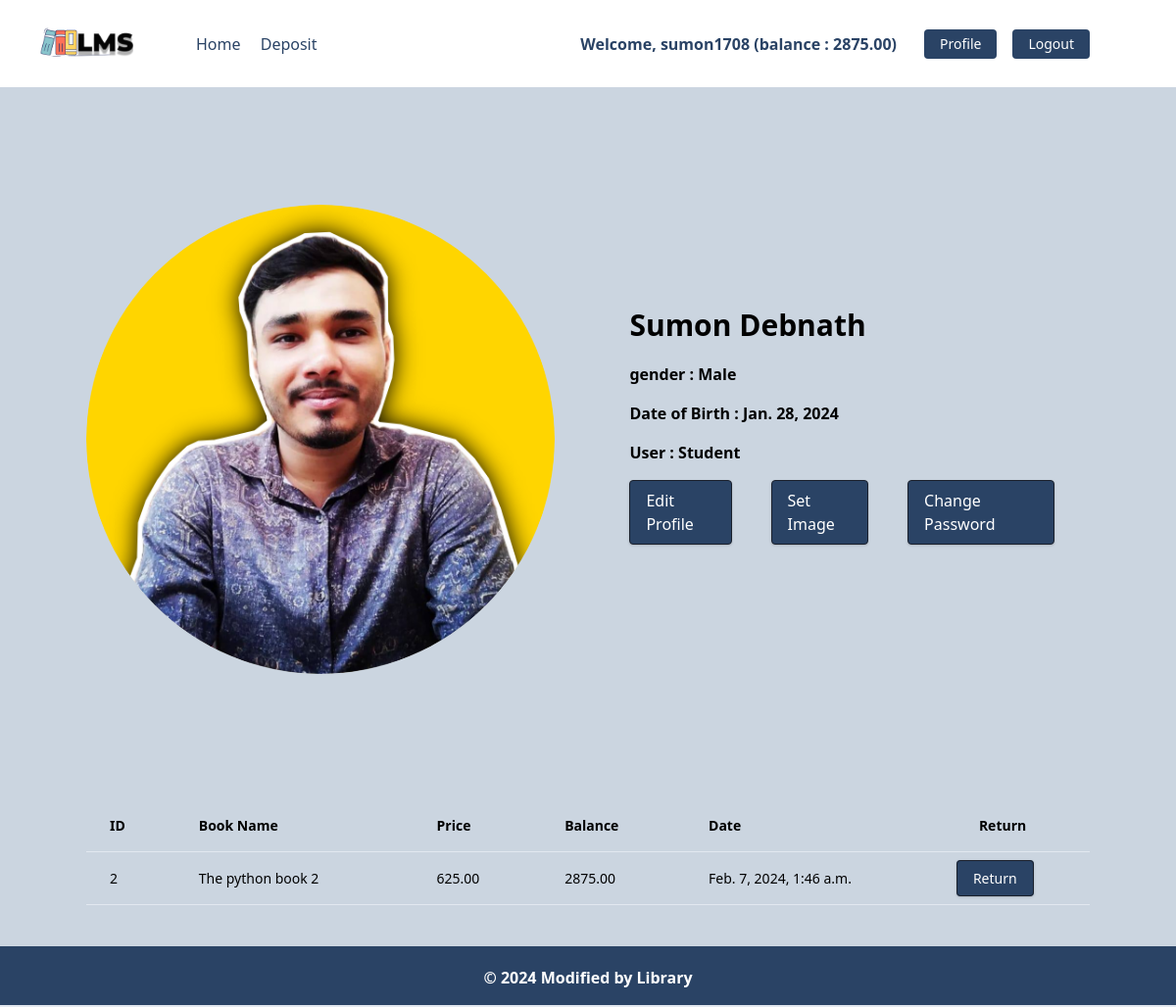
The app's page /account/profile/ (signed in) with its own data.
### accounts/models.py (models this page shows, shortened)
class UserAccount(models.Model):
    user = models.OneToOneField(User, related_name="account", on_delete=models.CASCADE)
    birth_date = models.DateField(null=True, blank=True)
    gender = models.CharField(max_length=10, choices=GENDER_TYPE)
    user_type = models.CharField(max_length=10, choices=USER_TYPE)
    initial_date = models.DateField(auto_now_add=True)
    balance = models.DecimalField(default=0, max_digits=12, decimal_places=2)
    image = models.ImageField(upload_to="accounts/media/profile/", null=True, blank=True)

### book/models.py (models this page shows, shortened)
class BorrowBooK(models.Model):
    borrowUser = models.OneToOneField(User, on_delete=models.CASCADE, null=True, blank=True)
    borrowBook = models.ForeignKey(Book, on_delete= models.CASCADE)
    borrowDate = models.DateTimeField(auto_now_add=True)

class Book(models.Model):
    user = models.ForeignKey(User, on_delete=models.CASCADE, null=True, blank=True)
    account = models.ForeignKey(UserAccount, on_delete=models.CASCADE, null=True, blank=True)
    title = models.CharField(max_length=255)
    book_image= models.ImageField(upload_to="book/media/images/", null=True, blank=True)
    description = models.TextField()
    borrowed_price = models.DecimalField(max_digits=6, decimal_places=2)
    borrowed_date = models.DateTimeField(auto_now_add=True)
    categories = models.ManyToManyField(Category)
    class Meta:
        ordering = ["borrowed_date"]

### accounts/views.py (the view)
# urls.py: path("profile/", Profile, name="profile"),
@login_required
def Profile(request):
    user = request.user.account
    book = BorrowBooK.objects.filter(borrowUser=request.user)
    return render(request, "accounts/profile.html", {"usr":user, "books":book})

### accounts/templates/accounts/profile.html
{% extends "core/base.html" %}
{% block body %}
    <div class="container mx-auto flex flex-col md:flex-row items-center my-12 md:my-24 gap-10">
        {% if usr.image %}
        <div class="w-full lg:w-1/2 lg:py-6 text-center ">
            <img class ="rounded-full" src ="{{ usr.image.url }}" alt="profile image"/>
        </div>
        {% endif %}
        <div class="flex flex-col w-full lg:w-1/2 justify-center items-start pt-12 pb-24 px-6 rounded-2xl bg-opacity-70 mx-3">
            <h2 class="font-bold text-3xl my-4">{{usr.user.first_name}} {{usr.user.last_name}}</h2>
            <h3 class="leading-normal mb-4 ms-4 font-bold">gender : {{usr.gender}}</h3>
            <h3 class="leading-normal mb-4 font-bold">Date of Birth : {{usr.birth_date}}</h3>
            <h4 class="leading-normal mb-4 font-bold">User : {{usr.user_type}}</h4>
            <div class="flex justify-start w-full gap-x-10">
                <a href="{% url 'edit_profile' %}" class="bg-blue-900 text-white rounded hover:bg-white hover:text-blue-900 hover:border-blue-900 shadow hover:shadow-lg py-2 px-4 border border-gray-900 hover:border-transparent">Edit Profile</a>
                <a href="{% url 'image' %}" class="bg-blue-900 text-white rounded hover:bg-white hover:text-blue-900 hover:border-blue-900 shadow hover:shadow-lg py-2 px-4 border border-gray-900 hover:border-transparent">Set Image</a>
                <a href="{% url 'password' %}" class="bg-blue-900 text-white rounded hover:bg-white hover:text-blue-900 hover:border-blue-900 shadow hover:shadow-lg py-2 px-4 border border-gray-900 hover:border-transparent">Change Password</a>
            </div>
        </div>
    </div>
{% if books %}
    <div class="flex flex-col mb-24">
        <div class="overflow-x-auto sm:-mx-6 lg:-mx-8">
          <div class="inline-block min-w-full py-2 sm:px-6 lg:px-8">
            <div class="overflow-hidden">
              <table class="min-w-full text-left text-sm font-light">
                <thead class="border-b font-medium dark:border-neutral-500">
                  <tr>
                    <th scope="col" class="px-6 py-4">ID</th>
                    <th scope="col" class="px-6 py-4">Book Name</th>
                    <th scope="col" class="px-6 py-4">Price</th>
                    <th scope="col" class="px-6 py-4">Balance</th>
                    <th scope="col" class="px-6 py-4">Date</th>
                    <th scope="col" class="px-6 py-4">Return</th>
                  </tr>
                </thead>
                <tbody>
                    {% for book in books %}
                  <tr class="border-b dark:border-neutral-500">
                    <td class="whitespace-nowrap px-6 py-4 font-medium">{{book.borrowBook.id}}</td>
                    <td class="whitespace-nowrap px-6 py-4">{{book.borrowBook.title}}</td>
                    <td class="whitespace-nowrap px-6 py-4">{{book.borrowBook.borrowed_price}}</td>
                    <td class="whitespace-nowrap px-6 py-4">{{book.borrowUser.account.balance}}</td>
                    <td class="whitespace-nowrap px-6 py-4">{{book.borrowDate}}</td>
                    <td><a href="{% url 'return' book.id %}" class="bg-blue-900 text-white rounded hover:bg-white hover:text-blue-900 hover:border-blue-900 shadow hover:shadow-lg py-2 px-4 border border-gray-900 hover:border-transparent">Return</a></td>
                  </tr>
                  {% endfor %}
                </tbody>
              </table>
            </div>
          </div>
        </div>
      </div>
    {% endif %}
{% endblock body %}

### core/templates/core/navber.html (shortened to what this page needs)
{% load static %}
<nav class="flex items-center justify-between flex-wrap bg-white p-6 px-10">
  <div class="flex items-center flex-shrink-0 text-white mr-6">
      <span class="font-semibold text-xl tracking-tight text-blue-900"><a href="{% url 'home' %}"><img class="w-24" src="{% static 'images/nav_logo.png' %}" alt="nav-logo"></a></span>
  </div>
  <div class="w-full block flex-grow lg:flex lg:items-center lg:w-auto px-10">
      {% if request.user.is_authenticated %}
          <div class="text-md lg:flex-grow">
              <a href="{% url 'home' %}" class="block mt-4 lg:inline-block lg:mt-0 text-blue-900 hover:text-red-900 hover:font-black mr-4">
                  Home
              </a>
              <a href="{% url 'deposite' %}" class="block mt-4 lg:inline-block lg:mt-0 text-blue-900 hover:text-red-900 hover:font-black mr-4">
                  Deposit
              </a>
          </div>
          <div class="flex w-auto">
              <div class="text-blue-900 my-auto font-black px-5">Welcome, {{ request.user.username }} (balance : {{request.user.account.balance}}) </div>
              <a href="{% url 'profile' %}" class="mx-2 inline-block font-medium text-sm px-4 py-2 leading-none bg-blue-900 rounded text-white border-white hover:border-transparent hover:text-dark hover:bg-red-700 mt-4 lg:mt-0">Profile</a>
              <a href="{% url 'log_out' %}" class="mx-2 inline-block font-medium text-sm px-4 py-2 leading-none bg-blue-900 rounded text-white border-white hover:border-transparent hover:text-dark hover:bg-red-700 mt-4 lg:mt-0">Logout</a>
          </div>
      {% endif %}
  </div>
</nav>

### records on screen
UserAccount: image (picture), user.first_name "Sumon", user.last_name "Debnath", gender "Male", birth_date "Jan. 28, 2024", user_type "Student"
BorrowBooK: borrowBook.id "2", borrowBook "The python book 2", borrowBook.borrowed_price "625.00", borrowUser.account.balance "2875.00", borrowDate "Feb. 7, 2024, 1:46 a.m."

### other values on screen
{{ request.user.username }} "sumon1708"
{{ request.user.account.balance }} "2875.00"
